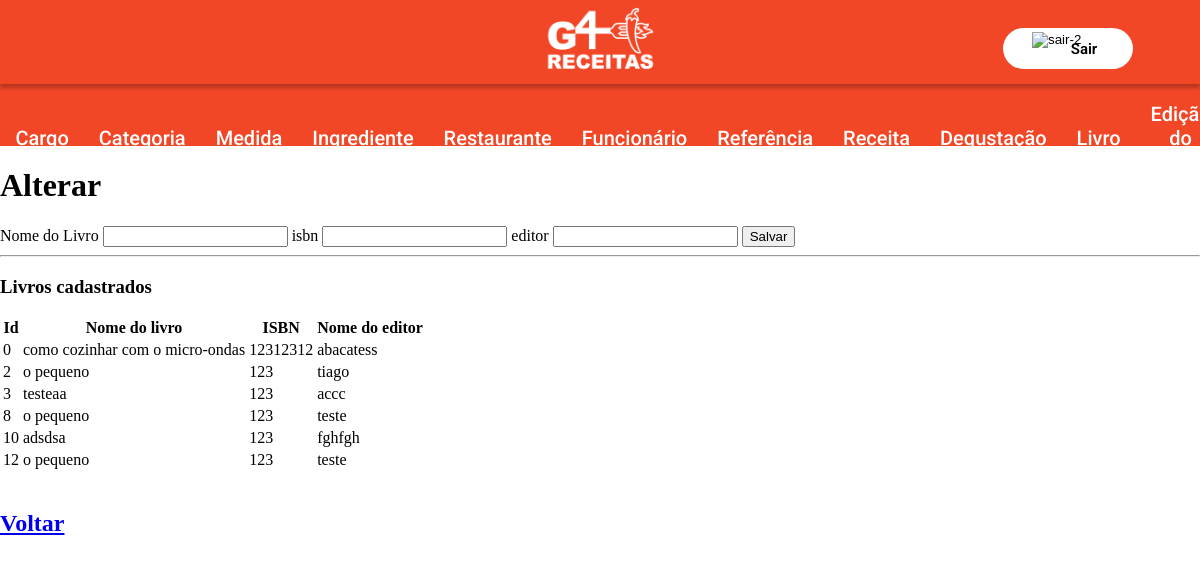
The app's page /livro/alterar.php with its own data.
### tables this page shows
CREATE TABLE `g4_livro` (
  `id_Livro` int(11) NOT NULL,
  `titulo` varchar(45) NOT NULL,
  `isbn` int(13) NOT NULL,
  `editor` varchar(45) NOT NULL
);

### livro/alterar.php (the view, shortened to what this page needs)
<!DOCTYPE html>
<html lang="pt-br">
<head>
    <link rel="stylesheet" href="../includes/style.css">
</head>
<body>
    <?php
            include ('../includes/header.php');
            include('../model/conexao.php');
    ?>
    <h1>Alterar</h1>
    <form action="acaoalterar.php" method="GET">
        <label for="titulo">Nome do Livro</label>
        <input type="text" name="titulo" value="<?php echo (isset($titulo) && ($titulo != null || $titulo != "")) ? $titulo : ''; ?>" />
        <label for="isbn">isbn</label>
        <input type="text" name="isbn" value="<?php echo (isset($isbn) && ($isbn != null || $isbn != "")) ? $isbn : ''; ?>" />
        <label for="editor">editor</label>
        <input type="text" name="editor" value="<?php echo (isset($editor) && ($editor != null || $editor != "")) ? $editor : ''; ?>" />
        <button type="submit" >Salvar</button>
    </form>
    <hr/>
    <h3>Livros cadastrados</h3>
    <table>
        <thead>
            <tr>
                <th>Id</th>
                <th>Nome do livro</th>
                <th>ISBN</th>
                <th>Nome do editor</th>
            </tr>
        </thead>
        <tbody>
            <?php
                try {
                    $stmt = $conexao->prepare("SELECT * FROM g4_livro");
                    if ($stmt->execute()) {
                        while ($rs = $stmt->fetch(PDO::FETCH_OBJ)) {
                            echo "<tr>";
                            echo "<td>$rs->id_Livro</td>";
                            echo "<td>$rs->titulo</td>";
                            echo "<td>$rs->isbn</td>";
                            echo "<td>$rs->editor</td>";
                            echo "</tr>";
                        }
                    } else {
                    echo "Erro: Não foi possível recuperar os dados do banco de dados";
                    }
                } catch (PDOException $erro) {
                    echo "Erro: " . $erro->getMessage();
                }
            ?>
        </tbody>
    </table>
    <br>
        <h2><a href="./index.php">Voltar</a></h2>
</body>
</html>

### includes/style.css (style rules this page uses)
body { width: auto; margin: 0; }

### records on screen
g4_livro: id_Livro "0", titulo "como cozinhar com o micro-ondas", isbn "12312312", editor "abacatess"
g4_livro: id_Livro "2", titulo "o pequeno", isbn "123", editor "tiago"
g4_livro: id_Livro "3", titulo "testeaa", isbn "123", editor "accc"
g4_livro: id_Livro "8", titulo "o pequeno", isbn "123", editor "teste"
g4_livro: id_Livro "10", titulo "adsdsa", isbn "123", editor "fghfgh"
g4_livro: id_Livro "12", titulo "o pequeno", isbn "123", editor "teste"
